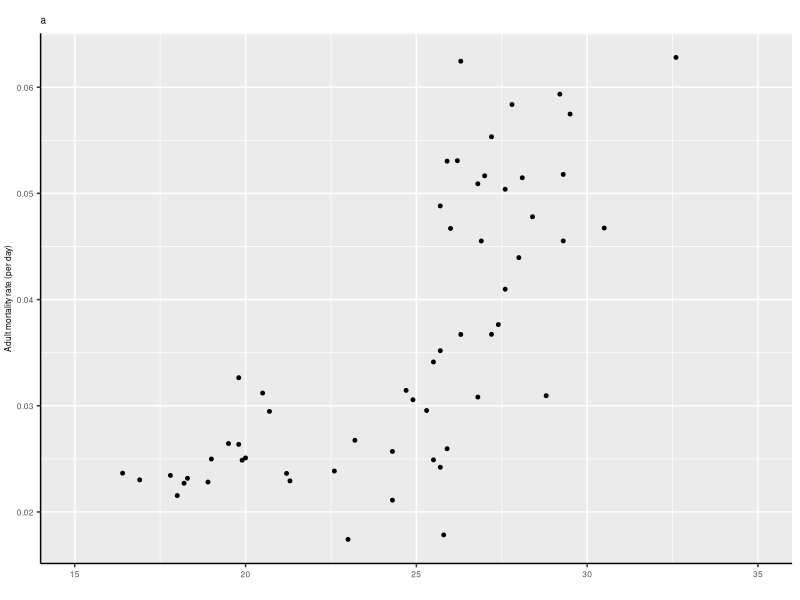
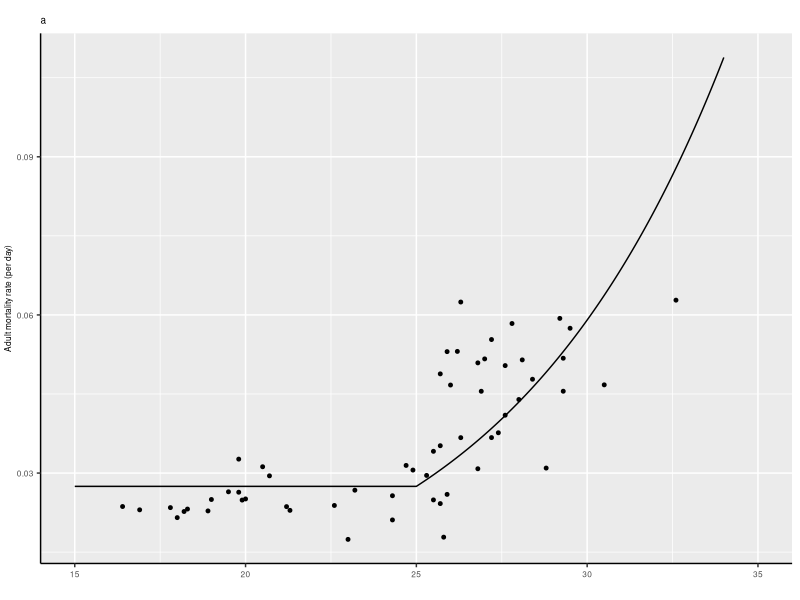

The R script that drew these images, in order:
# Fit temperature-dependent adult mortality using mark-release-recapture estimates of mortality from
# Hargrove (2001) Factors affecting density-independent survival of an island population of tsetse flies in Zimbabwe. Entomologia Experimentalis et Applicata. 100(2), 151-164
# Hargrove (2004) Tsetse population dynamics. In: The Trypanosomiases. Maudlin, I, Holmes, P and Miles, M. Cabi Publishing
# Data are for G. pallidipes

require(minpack.lm) # required packages
require(ggplot2) 

#**************Data***************************************************
amDat <- read.csv("data_adult_mort.csv",header=T)         # read in data

amPlot <- ggplot(amDat, aes(x=mean_temp,y=mortality)) +   # set up plot
  xlim(low=15, high=35) +
  geom_point(size=1) +
  labs( y= "Adult mortality rate (per day)"
       , x=" " 
       ,title="a") + 
  theme_set(theme_bw()) +
  theme( panel.border = element_blank()
         ,axis.line = element_line(color = 'black')
         ,text=element_text(size=6)
         ,plot.margin=unit(c(0.4,0.2,0.2,0.1), "cm")
         ,axis.text=element_text(size=6)
  )

amPlot                                                  # view plot
#*************Temperature-dependent function************************
amFunc <- function(mu.a.a1,mu.a.a2,temp){      
  if (temp > 25){                                   # if the temperature is >25
    mu.it <- mu.a.a1*exp(mu.a.a2*(temp-25))         # temperature-dependent mortality
  }else{                         
    mu.it <- mu.a.a1                                # otherwise no additional temperature-dependent mortality
  }
 return(mu.it)
}
#*********Fit function using nonlinear least squares regression************
amFuncFit <- function(params,dat=amDat){            # function to calcluate residuals
    a1 <- params[1]
    a2 <- params[2]
    temp <- dat$mean_temp
    mod.mort <- sapply(temp,function(x){ amFunc(    
      mu.a.a1=a1
      ,mu.a.a2=a2
      ,x)
    })
    res <- log(mod.mort) - log(dat$mortality)
    return(res)
}
amFit <- nls.lm(par=c(a1=0.01,a2=0.06),fn=amFuncFit)
#*****************Fitted parameter values******************************
amFitsum <- summary(amFit)                          # store parameter estimates for use in population model
a1 <- coef(amFit)[1]
a2 <- coef(amFit)[2]
#***************Predicted values of mortality*************************
amPred <- sapply(seq(15,34,0.01),function(x){ amFunc(            
   mu.a.a1=a1
  ,mu.a.a2=a2
  ,x)
})
amPred <- cbind.data.frame(temp = seq(15,34,0.01), amPred = amPred)
#********************Add fit to plot***********************************
amPlotFit <- amPlot + 
  geom_line(data=amPred
             ,mapping=aes(x=temp,y=amPred))
amPlotFit
#**********************************************************************
